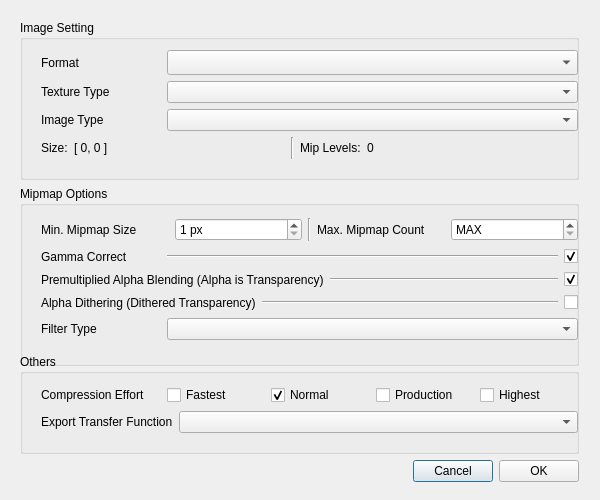
<?xml version="1.0" encoding="UTF-8"?>
<ui version="4.0">
 <class>TextureImportDialogClass</class>
 <widget class="QDialog" name="TextureImportDialogClass">
  <property name="geometry">
   <rect>
    <x>0</x>
    <y>0</y>
    <width>600</width>
    <height>500</height>
   </rect>
  </property>
  <property name="font">
   <font>
    <family>Arial</family>
   </font>
  </property>
  <property name="windowTitle">
   <string>TextureImportDialog</string>
  </property>
  <widget class="QWidget" name="gridLayoutWidget">
   <property name="geometry">
    <rect>
     <x>9</x>
     <y>9</y>
     <width>581</width>
     <height>484</height>
    </rect>
   </property>
   <layout class="QGridLayout" name="gridLayout">
    <item row="3" column="0">
     <layout class="QHBoxLayout" name="buttonsHorizontalLayout">
      <item>
       <spacer name="horizontalSpacer">
        <property name="orientation">
         <enum>Qt::Orientation::Horizontal</enum>
        </property>
        <property name="sizeHint" stdset="0">
         <size>
          <width>40</width>
          <height>20</height>
         </size>
        </property>
       </spacer>
      </item>
      <item>
       <widget class="QPushButton" name="cancelPushButton">
        <property name="font">
         <font>
          <family>Arial</family>
         </font>
        </property>
        <property name="text">
         <string>Cancel</string>
        </property>
       </widget>
      </item>
      <item>
       <widget class="QPushButton" name="okPushButton">
        <property name="font">
         <font>
          <family>Arial</family>
         </font>
        </property>
        <property name="text">
         <string>OK</string>
        </property>
       </widget>
      </item>
     </layout>
    </item>
    <item row="0" column="0">
     <widget class="QGroupBox" name="imageSettingGroupBox">
      <property name="sizePolicy">
       <sizepolicy hsizetype="Preferred" vsizetype="Preferred">
        <horstretch>0</horstretch>
        <verstretch>0</verstretch>
       </sizepolicy>
      </property>
      <property name="minimumSize">
       <size>
        <width>0</width>
        <height>160</height>
       </size>
      </property>
      <property name="title">
       <string>Image Setting</string>
      </property>
      <widget class="QWidget" name="verticalLayoutWidget">
       <property name="geometry">
        <rect>
         <x>9</x>
         <y>19</y>
         <width>561</width>
         <height>131</height>
        </rect>
       </property>
       <layout class="QVBoxLayout" name="verticalLayout">
        <property name="leftMargin">
         <number>12</number>
        </property>
        <property name="rightMargin">
         <number>12</number>
        </property>
        <item>
         <layout class="QHBoxLayout" name="formatHorizontalLayout" stretch="0,0">
          <item>
           <widget class="QLabel" name="formatLabel">
            <property name="sizePolicy">
             <sizepolicy hsizetype="Preferred" vsizetype="Preferred">
              <horstretch>0</horstretch>
              <verstretch>0</verstretch>
             </sizepolicy>
            </property>
            <property name="minimumSize">
             <size>
              <width>120</width>
              <height>0</height>
             </size>
            </property>
            <property name="font">
             <font>
              <family>Arial</family>
             </font>
            </property>
            <property name="text">
             <string>Format</string>
            </property>
           </widget>
          </item>
          <item>
           <widget class="QComboBox" name="formatComboBox">
            <property name="sizePolicy">
             <sizepolicy hsizetype="Expanding" vsizetype="Fixed">
              <horstretch>0</horstretch>
              <verstretch>0</verstretch>
             </sizepolicy>
            </property>
            <property name="font">
             <font>
              <family>Cascadia Mono</family>
             </font>
            </property>
           </widget>
          </item>
         </layout>
        </item>
        <item>
         <layout class="QHBoxLayout" name="textureTypeHorizontalLayout">
          <item>
           <widget class="QLabel" name="textureTypeLlabel">
            <property name="minimumSize">
             <size>
              <width>120</width>
              <height>0</height>
             </size>
            </property>
            <property name="font">
             <font>
              <family>Arial</family>
             </font>
            </property>
            <property name="text">
             <string>Texture Type</string>
            </property>
           </widget>
          </item>
          <item>
           <widget class="QComboBox" name="textureTypeComboBox">
            <property name="sizePolicy">
             <sizepolicy hsizetype="Expanding" vsizetype="Fixed">
              <horstretch>0</horstretch>
              <verstretch>0</verstretch>
             </sizepolicy>
            </property>
           </widget>
          </item>
         </layout>
        </item>
        <item>
         <layout class="QHBoxLayout" name="horizontalLayout_5">
          <item>
           <widget class="QLabel" name="imageTypeLabel">
            <property name="minimumSize">
             <size>
              <width>120</width>
              <height>0</height>
             </size>
            </property>
            <property name="font">
             <font>
              <family>Arial</family>
             </font>
            </property>
            <property name="text">
             <string>Image Type</string>
            </property>
           </widget>
          </item>
          <item>
           <widget class="QComboBox" name="imageTypeComboBox">
            <property name="sizePolicy">
             <sizepolicy hsizetype="Expanding" vsizetype="Fixed">
              <horstretch>0</horstretch>
              <verstretch>0</verstretch>
             </sizepolicy>
            </property>
           </widget>
          </item>
         </layout>
        </item>
        <item>
         <layout class="QHBoxLayout" name="additionalHorizontalLayout">
          <item>
           <widget class="QLabel" name="dimensionLabel">
            <property name="sizePolicy">
             <sizepolicy hsizetype="Fixed" vsizetype="Preferred">
              <horstretch>0</horstretch>
              <verstretch>0</verstretch>
             </sizepolicy>
            </property>
            <property name="font">
             <font>
              <family>Arial</family>
             </font>
            </property>
            <property name="text">
             <string>Size:</string>
            </property>
           </widget>
          </item>
          <item>
           <widget class="QLabel" name="sizeValueLabel">
            <property name="font">
             <font>
              <family>Arial</family>
             </font>
            </property>
            <property name="text">
             <string>[ 0, 0 ]</string>
            </property>
           </widget>
          </item>
          <item>
           <widget class="Line" name="line">
            <property name="orientation">
             <enum>Qt::Orientation::Vertical</enum>
            </property>
           </widget>
          </item>
          <item>
           <widget class="QLabel" name="mipLevelLabel">
            <property name="sizePolicy">
             <sizepolicy hsizetype="Fixed" vsizetype="Preferred">
              <horstretch>0</horstretch>
              <verstretch>0</verstretch>
             </sizepolicy>
            </property>
            <property name="font">
             <font>
              <family>Arial</family>
             </font>
            </property>
            <property name="text">
             <string>Mip Levels:</string>
            </property>
           </widget>
          </item>
          <item>
           <widget class="QLabel" name="mipLevelValueLabel">
            <property name="font">
             <font>
              <family>Arial</family>
             </font>
            </property>
            <property name="text">
             <string>0</string>
            </property>
           </widget>
          </item>
         </layout>
        </item>
       </layout>
      </widget>
     </widget>
    </item>
    <item row="1" column="0">
     <widget class="QGroupBox" name="mipmapOptionsGroupBox">
      <property name="minimumSize">
       <size>
        <width>0</width>
        <height>180</height>
       </size>
      </property>
      <property name="font">
       <font>
        <family>Arial</family>
       </font>
      </property>
      <property name="title">
       <string>Mipmap Options</string>
      </property>
      <widget class="QWidget" name="verticalLayoutWidget_2">
       <property name="geometry">
        <rect>
         <x>9</x>
         <y>19</y>
         <width>561</width>
         <height>153</height>
        </rect>
       </property>
       <layout class="QVBoxLayout" name="mipmapOptionsVerticalLayout">
        <property name="leftMargin">
         <number>12</number>
        </property>
        <property name="rightMargin">
         <number>12</number>
        </property>
        <item>
         <layout class="QHBoxLayout" name="horizontalLayout">
          <item>
           <widget class="QLabel" name="minMipmapSizeLabel">
            <property name="minimumSize">
             <size>
              <width>120</width>
              <height>0</height>
             </size>
            </property>
            <property name="font">
             <font>
              <family>Arial</family>
             </font>
            </property>
            <property name="text">
             <string>Min. Mipmap Size</string>
            </property>
           </widget>
          </item>
          <item>
           <widget class="QSpinBox" name="minMipmapSizeSpinBox">
            <property name="suffix">
             <string> px</string>
            </property>
            <property name="minimum">
             <number>1</number>
            </property>
            <property name="maximum">
             <number>16777215</number>
            </property>
           </widget>
          </item>
          <item>
           <widget class="Line" name="line_2">
            <property name="orientation">
             <enum>Qt::Orientation::Vertical</enum>
            </property>
           </widget>
          </item>
          <item>
           <widget class="QLabel" name="maxMipmapCountLabel">
            <property name="minimumSize">
             <size>
              <width>120</width>
              <height>0</height>
             </size>
            </property>
            <property name="font">
             <font>
              <family>Arial</family>
             </font>
            </property>
            <property name="text">
             <string>Max. Mipmap Count</string>
            </property>
           </widget>
          </item>
          <item>
           <widget class="QSpinBox" name="maxMipmapCountSpinBox">
            <property name="specialValueText">
             <string>MAX</string>
            </property>
           </widget>
          </item>
         </layout>
        </item>
        <item>
         <layout class="QHBoxLayout" name="horizontalLayout_2">
          <item>
           <widget class="QLabel" name="gammaCorrectLabel">
            <property name="minimumSize">
             <size>
              <width>120</width>
              <height>0</height>
             </size>
            </property>
            <property name="font">
             <font>
              <family>Arial</family>
             </font>
            </property>
            <property name="text">
             <string>Gamma Correct</string>
            </property>
           </widget>
          </item>
          <item>
           <widget class="Line" name="line_3">
            <property name="sizePolicy">
             <sizepolicy hsizetype="Expanding" vsizetype="Fixed">
              <horstretch>0</horstretch>
              <verstretch>0</verstretch>
             </sizepolicy>
            </property>
            <property name="orientation">
             <enum>Qt::Orientation::Horizontal</enum>
            </property>
           </widget>
          </item>
          <item>
           <widget class="QCheckBox" name="gammaCorrectCheckBox">
            <property name="text">
             <string/>
            </property>
            <property name="checked">
             <bool>true</bool>
            </property>
           </widget>
          </item>
         </layout>
        </item>
        <item>
         <layout class="QHBoxLayout" name="horizontalLayout_3">
          <item>
           <widget class="QLabel" name="premultipliedAlphaLlabel">
            <property name="minimumSize">
             <size>
              <width>120</width>
              <height>0</height>
             </size>
            </property>
            <property name="font">
             <font>
              <family>Arial</family>
             </font>
            </property>
            <property name="text">
             <string>Premultiplied Alpha Blending (Alpha is Transparency)</string>
            </property>
           </widget>
          </item>
          <item>
           <widget class="Line" name="line_4">
            <property name="sizePolicy">
             <sizepolicy hsizetype="Expanding" vsizetype="Fixed">
              <horstretch>0</horstretch>
              <verstretch>0</verstretch>
             </sizepolicy>
            </property>
            <property name="orientation">
             <enum>Qt::Orientation::Horizontal</enum>
            </property>
           </widget>
          </item>
          <item>
           <widget class="QCheckBox" name="premultipliedAlphaBlendingCheckBox">
            <property name="text">
             <string/>
            </property>
            <property name="checked">
             <bool>true</bool>
            </property>
           </widget>
          </item>
         </layout>
        </item>
        <item>
         <layout class="QHBoxLayout" name="horizontalLayout_6">
          <item>
           <widget class="QLabel" name="alphaDitheringLabel">
            <property name="text">
             <string>Alpha Dithering (Dithered Transparency)</string>
            </property>
           </widget>
          </item>
          <item>
           <widget class="Line" name="line_5">
            <property name="sizePolicy">
             <sizepolicy hsizetype="Expanding" vsizetype="Fixed">
              <horstretch>0</horstretch>
              <verstretch>0</verstretch>
             </sizepolicy>
            </property>
            <property name="orientation">
             <enum>Qt::Orientation::Horizontal</enum>
            </property>
           </widget>
          </item>
          <item>
           <widget class="QCheckBox" name="alphaDitheringCheckBox">
            <property name="text">
             <string/>
            </property>
            <property name="checked">
             <bool>false</bool>
            </property>
           </widget>
          </item>
         </layout>
        </item>
        <item>
         <layout class="QHBoxLayout" name="horizontalLayout_4">
          <item>
           <widget class="QLabel" name="label_7">
            <property name="minimumSize">
             <size>
              <width>120</width>
              <height>0</height>
             </size>
            </property>
            <property name="font">
             <font>
              <family>Arial</family>
             </font>
            </property>
            <property name="text">
             <string>Filter Type</string>
            </property>
           </widget>
          </item>
          <item>
           <widget class="QComboBox" name="filterTypeComboBox">
            <property name="sizePolicy">
             <sizepolicy hsizetype="Expanding" vsizetype="Fixed">
              <horstretch>0</horstretch>
              <verstretch>0</verstretch>
             </sizepolicy>
            </property>
           </widget>
          </item>
         </layout>
        </item>
       </layout>
      </widget>
     </widget>
    </item>
    <item row="2" column="0">
     <widget class="QGroupBox" name="othersGroupBox">
      <property name="minimumSize">
       <size>
        <width>0</width>
        <height>100</height>
       </size>
      </property>
      <property name="title">
       <string>Others</string>
      </property>
      <widget class="QWidget" name="verticalLayoutWidget_3">
       <property name="geometry">
        <rect>
         <x>9</x>
         <y>20</y>
         <width>561</width>
         <height>71</height>
        </rect>
       </property>
       <layout class="QVBoxLayout" name="othersVerticalLayout">
        <property name="leftMargin">
         <number>12</number>
        </property>
        <property name="rightMargin">
         <number>12</number>
        </property>
        <item>
         <layout class="QHBoxLayout" name="compressionEffortHorizontalLayout">
          <item>
           <widget class="QLabel" name="compressionEffortLabel">
            <property name="minimumSize">
             <size>
              <width>120</width>
              <height>0</height>
             </size>
            </property>
            <property name="font">
             <font>
              <family>Arial</family>
             </font>
            </property>
            <property name="text">
             <string>Compression Effort</string>
            </property>
           </widget>
          </item>
          <item>
           <widget class="QCheckBox" name="fastestCheckBox">
            <property name="font">
             <font>
              <family>Arial</family>
             </font>
            </property>
            <property name="text">
             <string>Fastest</string>
            </property>
            <property name="checked">
             <bool>false</bool>
            </property>
            <attribute name="buttonGroup">
             <string notr="true">buttonGroup</string>
            </attribute>
           </widget>
          </item>
          <item>
           <widget class="QCheckBox" name="normalCheckBox">
            <property name="font">
             <font>
              <family>Arial</family>
             </font>
            </property>
            <property name="text">
             <string>Normal</string>
            </property>
            <property name="checked">
             <bool>true</bool>
            </property>
            <attribute name="buttonGroup">
             <string notr="true">buttonGroup</string>
            </attribute>
           </widget>
          </item>
          <item>
           <widget class="QCheckBox" name="productionCheckBox">
            <property name="font">
             <font>
              <family>Arial</family>
             </font>
            </property>
            <property name="text">
             <string>Production</string>
            </property>
            <property name="checked">
             <bool>false</bool>
            </property>
            <attribute name="buttonGroup">
             <string notr="true">buttonGroup</string>
            </attribute>
           </widget>
          </item>
          <item>
           <widget class="QCheckBox" name="highestCheckBox">
            <property name="font">
             <font>
              <family>Arial</family>
             </font>
            </property>
            <property name="text">
             <string>Highest</string>
            </property>
            <property name="checked">
             <bool>false</bool>
            </property>
            <attribute name="buttonGroup">
             <string notr="true">buttonGroup</string>
            </attribute>
           </widget>
          </item>
         </layout>
        </item>
        <item>
         <layout class="QHBoxLayout" name="transferFunctionHorizontalLayout">
          <item>
           <widget class="QLabel" name="transferFuctionLabel">
            <property name="minimumSize">
             <size>
              <width>120</width>
              <height>0</height>
             </size>
            </property>
            <property name="font">
             <font>
              <family>Arial</family>
             </font>
            </property>
            <property name="text">
             <string>Export Transfer Function</string>
            </property>
           </widget>
          </item>
          <item>
           <widget class="QComboBox" name="transferFunctionComboBox">
            <property name="sizePolicy">
             <sizepolicy hsizetype="Expanding" vsizetype="Fixed">
              <horstretch>0</horstretch>
              <verstretch>0</verstretch>
             </sizepolicy>
            </property>
            <property name="font">
             <font>
              <family>Arial</family>
             </font>
            </property>
           </widget>
          </item>
         </layout>
        </item>
       </layout>
      </widget>
     </widget>
    </item>
   </layout>
  </widget>
 </widget>
 <layoutdefault spacing="6" margin="11"/>
 <resources/>
 <connections/>
 <buttongroups>
  <buttongroup name="buttonGroup"/>
 </buttongroups>
</ui>
